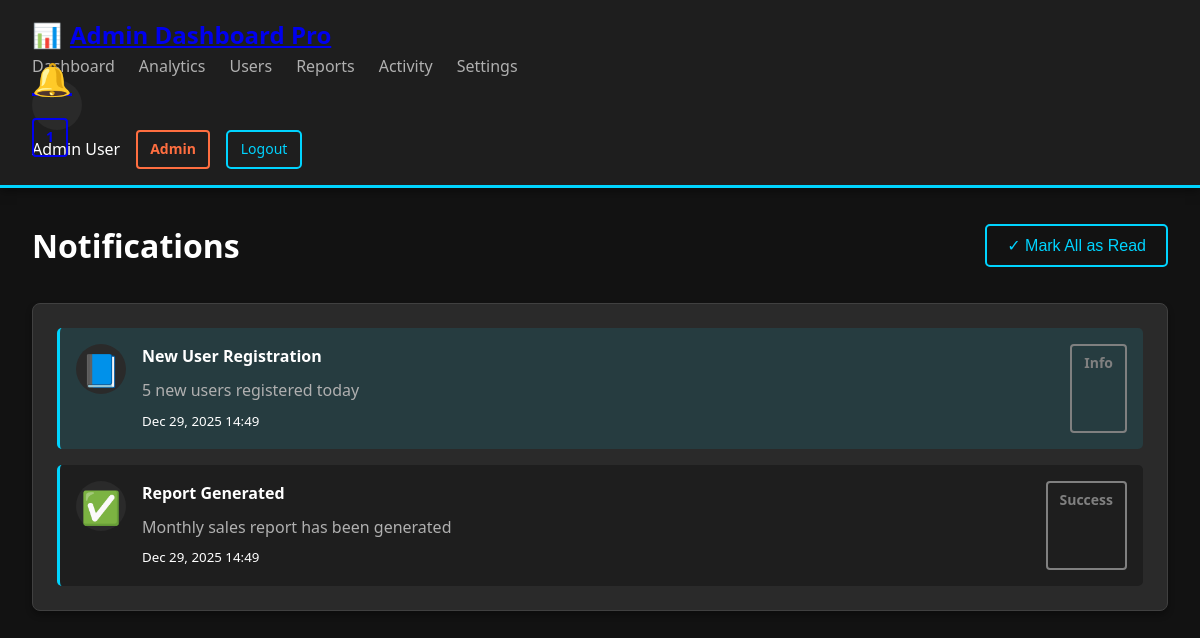
Page /notifications.php (signed in) on the earlier database version.
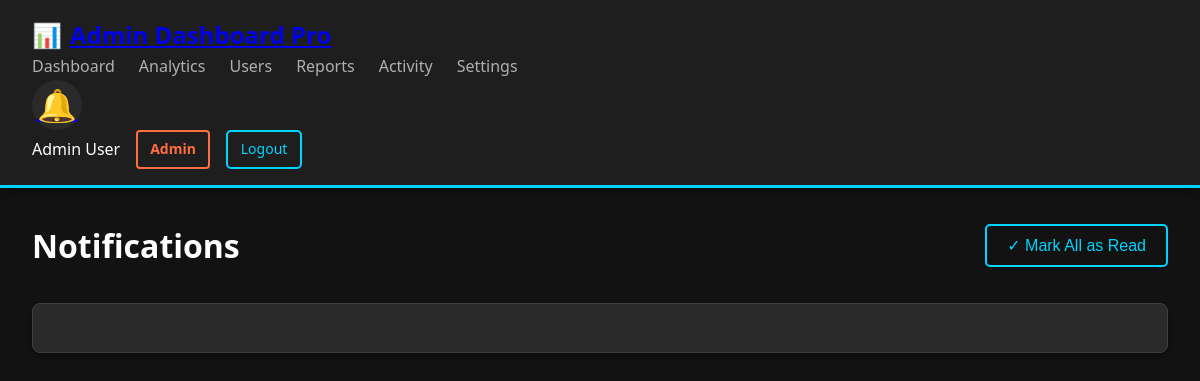
Same page on the later database version.
### tables this page shows
CREATE TABLE notifications (
    id INT PRIMARY KEY AUTO_INCREMENT,
    user_id INT DEFAULT NULL,

    notification_type ENUM(
        'info',
        'success',
        'warning',
        'error',
        'system'
    ) DEFAULT 'info',

    title VARCHAR(200) NOT NULL,
    message TEXT NOT NULL,
    is_read BOOLEAN DEFAULT FALSE,
    action_url VARCHAR(255) DEFAULT NULL,
    created_at TIMESTAMP DEFAULT CURRENT_TIMESTAMP,

    FOREIGN KEY (user_id) REFERENCES users(id) ON DELETE CASCADE,

    INDEX idx_user_id (user_id),
    INDEX idx_is_read (is_read),
    INDEX idx_created_at (created_at)
);

### includes/functions.php (called while the page is built, shortened)
<?php
function getUserNotifications($userId, $unreadOnly = false) {
    global $conn;
    $sql = "SELECT * FROM notifications WHERE user_id = ?";
    $sql .= " ORDER BY created_at DESC LIMIT 20";
    $stmt = mysqli_prepare($conn, $sql);
    mysqli_stmt_bind_param($stmt, "i", $userId);
    mysqli_stmt_execute($stmt);
    return mysqli_stmt_get_result($stmt);
}
function getUnreadNotificationCount($userId) {
    global $conn;
    $stmt = mysqli_prepare($conn, "SELECT COUNT(*) as count FROM notifications WHERE user_id = ? AND is_read = FALSE");
    mysqli_stmt_bind_param($stmt, "i", $userId);
    mysqli_stmt_execute($stmt);
    $result = mysqli_stmt_get_result($stmt);
    $row = mysqli_fetch_assoc($result);
    return $row['count'];
}
function formatDateTime($datetime) {
    return date('M d, Y H:i', strtotime($datetime));
}
function timeAgo($datetime) {
    $timestamp = strtotime($datetime);
    $diff = time() - $timestamp;
    if ($diff < 60) {
        return $diff . ' seconds ago';
    } elseif ($diff < 3600) {
        return floor($diff / 60) . ' minutes ago';
    } elseif ($diff < 86400) {
        return floor($diff / 3600) . ' hours ago';
    } elseif ($diff < 604800) {
        return floor($diff / 86400) . ' days ago';
    } else {
        return formatDateTime($datetime);
    }
}
function getStatusBadge($status) {
    $badges = [
        'active' => 'success',
        'inactive' => 'secondary',
        'suspended' => 'danger',
        'pending' => 'warning',
        'processing' => 'info',
        'completed' => 'success',
        'failed' => 'danger'
    ];
    return isset($badges[$status]) ? $badges[$status] : 'secondary';
}
function getNotificationIcon($type) {
    $icons = [
        'info' => '📘',
        'success' => '✅',
        'warning' => '⚠️',
        'error' => '❌',
        'system' => '⚙️'
    ];
    return isset($icons[$type]) ? $icons[$type] : '📌';
}
?>

### notifications.php (the view, shortened to what the changed rows need)
<?php
require_once 'includes/config.php';
require_once 'includes/functions.php';
$notifications = getUserNotifications($_SESSION['user_id']);
?>
<!DOCTYPE html>
<html lang="en">
<head>
    <link rel="stylesheet" href="css/style.css">
</head>
<body>
    <?php include 'includes/navbar.php'; ?>
    <div class="container">
        <div class="page-header">
            <h1>Notifications</h1>
            <button class="btn btn-outline" onclick="markAllAsRead()">✓ Mark All as Read</button>
        </div>
        <div class="card">
            <div class="card-body">
                <div class="notifications-list">
                    <?php while ($notif = mysqli_fetch_assoc($notifications)): ?>
                        <div class="notification-item <?php echo $notif['is_read'] ? 'read' : 'unread'; ?>">
                            <div class="notification-icon"><?php echo getNotificationIcon($notif['notification_type']); ?></div>
                            <div class="notification-content">
                                <h4><?php echo htmlspecialchars($notif['title']); ?></h4>
                                <p><?php echo htmlspecialchars($notif['message']); ?></p>
                                <small><?php echo timeAgo($notif['created_at']); ?></small>
                            </div>
                            <span class="badge badge-<?php echo getStatusBadge($notif['notification_type']); ?>">
                                <?php echo ucfirst($notif['notification_type']); ?>
                            </span>
                        </div>
                    <?php endwhile; ?>
                </div>
            </div>
        </div>
    </div>
</body>
</html>

### includes/navbar.php (shortened to what the changed rows need)
<?php
$unreadCount = getUnreadNotificationCount($_SESSION['user_id']);
?>
<nav class="navbar">
    <div class="navbar-container">
        <div class="navbar-actions">
            <div class="notification-icon">
                <a href="notifications.php">
                    🔔
                    <?php if ($unreadCount > 0): ?>
                        <span class="badge"><?php echo $unreadCount; ?></span>
                    <?php endif; ?>
                </a>
            </div>
        </div>
    </div>
</nav>

Differences in the rows shown:
removed notifications: notification_type "📘", title "New User Registration", message "5 new users registered today", created_at "Dec 29, 2025 14:49", notification_type "Info", is_read 0 (drawn)
removed notifications: notification_type "✅", title "Report Generated", message "Monthly sales report has been generated", created_at "Dec 29, 2025 14:49", notification_type "Success", is_read 1 (drawn)
Other differences:
$unreadCount: "1" → (not shown)
